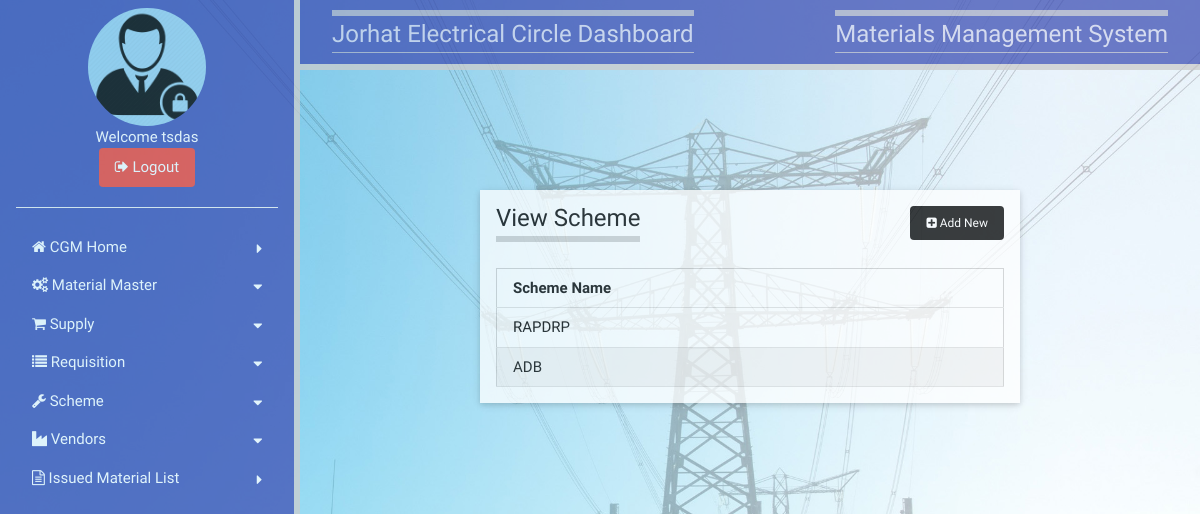
The app's page /APDCLTS/viewscheme.php (signed in) with its own data.
### tables this page shows
CREATE TABLE `users` (
  `usertype` varchar(20) NOT NULL,
  `department` varchar(255) NOT NULL,
  `userid` varchar(100) NOT NULL,
  `password` varchar(100) NOT NULL,
  PRIMARY KEY (`userid`)
);

CREATE TABLE `scheme` (
  `scid` int(11) NOT NULL AUTO_INCREMENT,
  `scname` varchar(200) NOT NULL,
  PRIMARY KEY (`scid`)
);

### APDCLTS/viewscheme.php (the view, shortened to what this page needs)
<?php
  $uid=$_SESSION["uname"];
    require_once 'include/connect.php';
          $sql="Select department from users where userid='$uid'";
          $result=mysqli_query($link,$sql);
          $row=mysqli_fetch_array($result);
          $divn=$row[0];
            $sql = "SELECT * FROM scheme";
            if($result = mysqli_query($link,$sql))
            {
                $rows = mysqli_fetch_all($result);
            }
?>
<!doctype html>
<html>
<head>
<link href="css/w3.css" type="text/css" rel="stylesheet">
<link href="css/style.css" type="text/css" rel="stylesheet">
<link rel="stylesheet" href="https://cdnjs.cloudflare.com/ajax/libs/font-awesome/4.7.0/css/font-awesome.min.css">
</head>
<body>
      <?php
          if($_SESSION["utype"]=="Central Store")
          {
              include "cstoresbar.php";
          }
          else
          {
              include "cgmSbar.php";
          }
      ?>
    <div style="margin-left:300px">
    <div class="w3-container w3-indigo w3-right-align w3-opacity-min w3-bottombar">
      <div class="w3-container w3-indigo w3-right-align w3-opacity-min">
          <div class="w3-left">
              <h3 class="topbar w3-border-bottom"><?php echo $divn; ?> Dashboard</h3>
            </div>
            <div class="w3-right">
              <h3 class="topbar w3-border-bottom">Materials Management System</h3>
            </div>
      </div>
    </div>
    	<div class="w3-card-2 w3-white w3-opacity-min" style="width:60%; margin:120px auto">
        	<div class="w3-container">
              <div class="left"><h3 class="bottombar">View Scheme</h3></div>
                <div class="right" style="padding-top:16px;"><a href="newscheme.php" class="btn black round small text-white"><i class="fa fa-plus-square"></i> Add New</a></div>
            </div>
            <div class="w3-container w3-padding-16">
                <?php if(!empty($rows)): ?>
                    <table class="w3-table-all">
                            <thead>
                              <tr>
                                <th>Scheme Name</th>
                              </tr>
                            </thead>
                            <tbody>
                                <?php foreach ($rows as $row): ?>
                                   <tr>
                                     <td> <?php echo $row[1]; ?></td>
                                   </tr>
                                <?php endforeach; ?>
                            </tbody>
                    </table>
                <?php endif; ?>
            </div>
    </div>
</body>
</html>

### APDCLTS/css/w3.css (style rules this page uses)
*,*:before,*:after { box-sizing:inherit }
html { -ms-text-size-adjust:100%;-webkit-text-size-adjust:100% }
body { margin:0 }
a { background-color:transparent;-webkit-text-decoration-skip:objects }
html,body { font-family:Verdana,sans-serif;font-size:15px;line-height:1.5 }
html { overflow-x:hidden }
h3 { font-size:24px }
h1,h2,h3,h4,h5,h6 { font-family:"Segoe UI",Arial,sans-serif;font-weight:400;margin:10px 0 }
a { color:inherit }
.w3-table,.w3-table-all { border-collapse:collapse;border-spacing:0;width:100%;display:table }
.w3-table-all { border:1px solid #ccc }
.w3-bordered tr,.w3-table-all tr { border-bottom:1px solid #ddd }
.w3-table-all tr:nth-child(odd) { background-color:#fff }
.w3-table-all tr:nth-child(even) { background-color:#f1f1f1 }
.w3-table td,.w3-table th,.w3-table-all td,.w3-table-all th { padding:8px 8px;display:table-cell;text-align:left;vertical-align:top }
.w3-table th:first-child,.w3-table td:first-child,.w3-table-all th:first-child,.w3-table-all td:first-child { padding-left:16px }
.w3-container:after,.w3-container:before,.w3-panel:after,.w3-panel:before,.w3-row:after,.w3-row:before,.w3-row-padding:after,.w3-row-padding:before, .w3-cell-row:before,.w3-cell-row:after,.w3-clear:after,.w3-clear:before,.w3-bar:before,.w3-bar:after { content:"";display:table;clear:both }
.w3-container,.w3-panel { padding:0.01em 16px }
.w3-card,.w3-card-2 { box-shadow:0 2px 5px 0 rgba(0,0,0,0.16),0 2px 10px 0 rgba(0,0,0,0.12) }
.w3-opacity-min { opacity:0.75 }
.w3-right-align { text-align:right!important }
.w3-border-bottom { border-bottom:1px solid #ccc!important }
.w3-bottombar { border-bottom:6px solid #ccc!important }
.w3-padding-16 { padding-top:16px!important;padding-bottom:16px!important }
.w3-left { float:left!important }
.w3-right { float:right!important }
.w3-indigo,.w3-hover-indigo:hover { color:#fff!important;background-color:#3f51b5!important }
.w3-white,.w3-hover-white:hover { color:#000!important;background-color:#fff!important }

### APDCLTS/css/style.css (style rules this page uses)
*,*:before,*:after { box-sizing:inherit }
html { -ms-text-size-adjust:100%;-webkit-text-size-adjust:100% }
body { margin:0 }
a { background-color:transparent;-webkit-text-decoration-skip:objects }
html,body { font-family:Verdana,sans-serif;font-size:15px;line-height:1.5 }
html { overflow-x:hidden }
h3 { font-size:24px }
h1,h2,h3,h4,h5,h6 { font-family:"Segoe UI",Arial,sans-serif;font-weight:400;margin:10px 0 }
a { color:inherit }
.btn,.button { border:none;display:inline-block;padding:8px 16px;vertical-align:middle;overflow:hidden;text-decoration:none;color:inherit;background-color:inherit;text-align:center;cursor:pointer;white-space:nowrap }
.btn,.button { -webkit-touch-callout:none;-webkit-user-select:none;-khtml-user-select:none;-moz-user-select:none;-ms-user-select:none;user-select:none }
.round,.round-medium { border-radius:4px }
.small { font-size:12px!important }
.topbar { border-top:6px solid #ccc!important }
.bottombar { border-bottom:6px solid #ccc!important }
.left { float:left!important }
.right { float:right!important }
.black,.hover-black:hover { color:#fff!important;background-color:#000!important }
.text-white,.hover-text-white:hover { color:#fff!important }

### APDCLTS/viewscheme.php (style rules this page uses)
body { font-family: 'Concert One', cursive; background-image:url(images/bgrd.jpg); background-repeat:no-repeat; background-size:100%; }
h3 { font-family: 'Concert One', cursive; }

### records on screen
users: department "Jorhat Electrical Circle"
scheme: scname "RAPDRP"
scheme: scname "ADB"

### other values on screen
$uid "tsdas"
